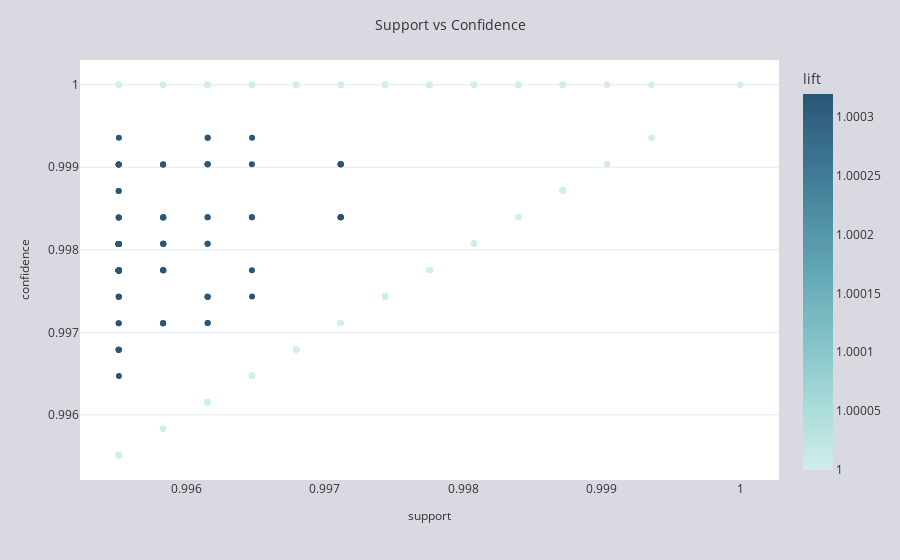

The notebook cell saved with this chart:
### Markdown cell above
Visualising association rules

### Code cell
fig=px.scatter(full_rules_df, x='support', y='confidence', color='lift', color_continuous_scale="teal")
apply_custom_style(fig, 'Support vs Confidence')
fig.update_traces(line=dict(color='#6474A4'))
fig.show()

### Figure 1 — Plotly figure (JSON) as saved in the notebook; plotly's stock layout.template omitted (floating-point values rounded to 4 significant figures; data arrays with more than 128 entries replaced by an {"elided": "..."} marker saying what was removed)
{"data": [{"hovertemplate": "support=%{x}<br>confidence=%{y}<br>lift=%{marker.color}<extra></extra>", "legendgroup": "", "line": {"color": "#6474A4"}, "marker": {"color": {"elided": "768 float values"}, "coloraxis": "coloraxis", "symbol": "circle"}, "mode": "markers", "name": "", "orientation": "v", "showlegend": false, "type": "scatter", "x": {"elided": "768 float values"}, "xaxis": "x", "y": {"elided": "768 float values"}, "yaxis": "y"}], "layout": {"autosize": true, "coloraxis": {"colorbar": {"title": {"text": "lift"}}, "colorscale": [[0, "rgb(209, 238, 234)"], [0.1667, "rgb(168, 219, 217)"], [0.3333, "rgb(133, 196, 201)"], [0.5, "rgb(104, 171, 184)"], [0.6667, "rgb(79, 144, 166)"], [0.8333, "rgb(59, 115, 143)"], [1, "rgb(42, 86, 116)"]]}, "font": {"color": "rgb(50, 50, 50)"}, "legend": {"tracegroupgap": 0}, "margin": {"t": 60}, "paper_bgcolor": "#D9D9E2", "plot_bgcolor": "white", "title": {"font": {"size": 14}, "text": "Support vs Confidence", "x": 0.5}, "xaxis": {"anchor": "y", "autorange": true, "domain": [0, 1], "range": [0.9952, 1.0], "showgrid": false, "tickfont": {"size": 12}, "title": {"font": {"size": 12}, "text": "support"}, "type": "linear", "zeroline": false}, "yaxis": {"anchor": "x", "autorange": true, "domain": [0, 1], "gridcolor": "#E3E8F7", "range": [0.9952, 1.0], "showgrid": true, "tickfont": {"size": 12}, "title": {"font": {"size": 12}, "text": "confidence"}, "type": "linear"}}}
